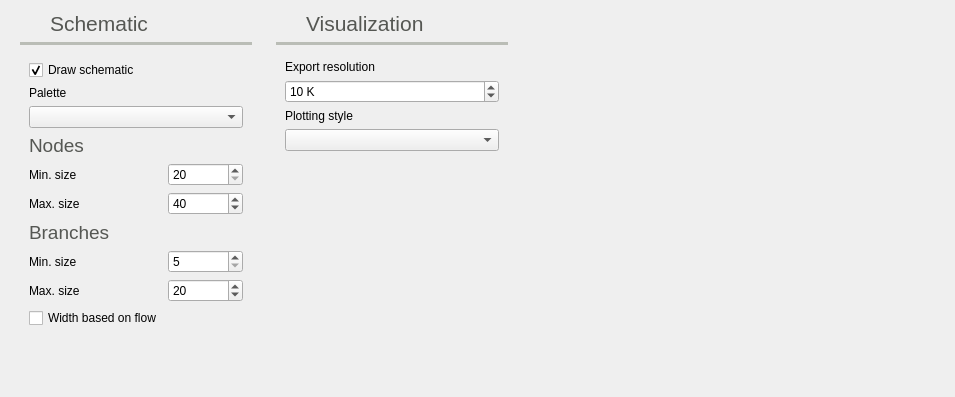
          <widget class="QWidget" name="tab_10">
           <attribute name="icon">
            <iconset resource="icons.qrc">
             <normaloff>:/Icons/icons/color_grid.svg</normaloff>:/Icons/icons/color_grid.svg</iconset>
           </attribute>
           <attribute name="title">
            <string>Viz</string>
           </attribute>
           <attribute name="toolTip">
            <string>Visualization related settings</string>
           </attribute>
           <layout class="QHBoxLayout" name="horizontalLayout_18">
            <item>
             <widget class="QFrame" name="frame_46">
              <property name="minimumSize">
               <size>
                <width>250</width>
                <height>0</height>
               </size>
              </property>
              <property name="frameShape">
               <enum>QFrame::NoFrame</enum>
              </property>
              <property name="frameShadow">
               <enum>QFrame::Raised</enum>
              </property>
              <layout class="QVBoxLayout" name="verticalLayout_31">
               <property name="topMargin">
                <number>0</number>
               </property>
               <item>
                <widget class="QFrame" name="frame_57">
                 <property name="frameShape">
                  <enum>QFrame::NoFrame</enum>
                 </property>
                 <property name="frameShadow">
                  <enum>QFrame::Raised</enum>
                 </property>
                 <layout class="QHBoxLayout" name="horizontalLayout_31">
                  <property name="leftMargin">
                   <number>0</number>
                  </property>
                  <property name="topMargin">
                   <number>0</number>
                  </property>
                  <property name="rightMargin">
                   <number>0</number>
                  </property>
                  <property name="bottomMargin">
                   <number>0</number>
                  </property>
                  <item>
                   <widget class="QLabel" name="label_76">
                    <property name="minimumSize">
                     <size>
                      <width>24</width>
                      <height>24</height>
                     </size>
                    </property>
                    <property name="maximumSize">
                     <size>
                      <width>24</width>
                      <height>24</height>
                     </size>
                    </property>
                    <property name="text">
                     <string/>
                    </property>
                    <property name="pixmap">
                     <pixmap resource="icons.qrc">:/Icons/icons/color_grid.svg</pixmap>
                    </property>
                    <property name="scaledContents">
                     <bool>true</bool>
                    </property>
                   </widget>
                  </item>
                  <item>
                   <widget class="QLabel" name="label_49">
                    <property name="palette">
                     <palette>
                      <active>
                       <colorrole role="WindowText">
                        <brush brushstyle="SolidPattern">
                         <color alpha="255">
                          <red>85</red>
                          <green>87</green>
                          <blue>83</blue>
                         </color>
                        </brush>
                       </colorrole>
                      </active>
                      <inactive>
                       <colorrole role="WindowText">
                        <brush brushstyle="SolidPattern">
                         <color alpha="255">
                          <red>85</red>
                          <green>87</green>
                          <blue>83</blue>
                         </color>
                        </brush>
                       </colorrole>
                      </inactive>
                      <disabled>
                       <colorrole role="WindowText">
                        <brush brushstyle="SolidPattern">
                         <color alpha="255">
                          <red>190</red>
                          <green>190</green>
                          <blue>190</blue>
                         </color>
                        </brush>
                       </colorrole>
                      </disabled>
                     </palette>
                    </property>
                    <property name="font">
                     <font>
                      <pointsize>16</pointsize>
                     </font>
                    </property>
                    <property name="text">
                     <string>Schematic</string>
                    </property>
                    <property name="alignment">
                     <set>Qt::AlignBottom|Qt::AlignLeading|Qt::AlignLeft</set>
                    </property>
                   </widget>
                  </item>
                 </layout>
                </widget>
               </item>
               <item>
                <widget class="Line" name="line_9">
                 <property name="palette">
                  <palette>
                   <active>
                    <colorrole role="WindowText">
                     <brush brushstyle="SolidPattern">
                      <color alpha="255">
                       <red>186</red>
                       <green>189</green>
                       <blue>182</blue>
                      </color>
                     </brush>
                    </colorrole>
                   </active>
                   <inactive>
                    <colorrole role="WindowText">
                     <brush brushstyle="SolidPattern">
                      <color alpha="255">
                       <red>186</red>
                       <green>189</green>
                       <blue>182</blue>
                      </color>
                     </brush>
                    </colorrole>
                   </inactive>
                   <disabled>
                    <colorrole role="WindowText">
                     <brush brushstyle="SolidPattern">
                      <color alpha="255">
                       <red>190</red>
                       <green>190</green>
                       <blue>190</blue>
                      </color>
                     </brush>
                    </colorrole>
                   </disabled>
                  </palette>
                 </property>
                 <property name="frameShadow">
                  <enum>QFrame::Plain</enum>
                 </property>
                 <property name="lineWidth">
                  <number>4</number>
                 </property>
                 <property name="orientation">
                  <enum>Qt::Horizontal</enum>
                 </property>
                </widget>
               </item>
               <item>
                <widget class="QFrame" name="frame_58">
                 <property name="frameShape">
                  <enum>QFrame::NoFrame</enum>
                 </property>
                 <property name="frameShadow">
                  <enum>QFrame::Raised</enum>
                 </property>
                 <layout class="QGridLayout" name="gridLayout">
                  <item row="10" column="1">
                   <widget class="QSpinBox" name="max_branch_size_spinBox">
                    <property name="minimum">
                     <number>5</number>
                    </property>
                    <property name="maximum">
                     <number>10000</number>
                    </property>
                    <property name="value">
                     <number>20</number>
                    </property>
                   </widget>
                  </item>
                  <item row="4" column="0">
                   <widget class="QLabel" name="label_56">
                    <property name="palette">
                     <palette>
                      <active>
                       <colorrole role="WindowText">
                        <brush brushstyle="SolidPattern">
                         <color alpha="255">
                          <red>85</red>
                          <green>87</green>
                          <blue>83</blue>
                         </color>
                        </brush>
                       </colorrole>
                      </active>
                      <inactive>
                       <colorrole role="WindowText">
                        <brush brushstyle="SolidPattern">
                         <color alpha="255">
                          <red>85</red>
                          <green>87</green>
                          <blue>83</blue>
                         </color>
                        </brush>
                       </colorrole>
                      </inactive>
                      <disabled>
                       <colorrole role="WindowText">
                        <brush brushstyle="SolidPattern">
                         <color alpha="255">
                          <red>190</red>
                          <green>190</green>
                          <blue>190</blue>
                         </color>
                        </brush>
                       </colorrole>
                      </disabled>
                     </palette>
                    </property>
                    <property name="font">
                     <font>
                      <pointsize>14</pointsize>
                     </font>
                    </property>
                    <property name="text">
                     <string>Nodes</string>
                    </property>
                    <property name="alignment">
                     <set>Qt::AlignBottom|Qt::AlignLeading|Qt::AlignLeft</set>
                    </property>
                   </widget>
                  </item>
                  <item row="5" column="1">
                   <widget class="QSpinBox" name="min_node_size_spinBox">
                    <property name="minimum">
                     <number>20</number>
                    </property>
                    <property name="maximum">
                     <number>10000</number>
                    </property>
                   </widget>
                  </item>
                  <item row="2" column="0" colspan="2">
                   <widget class="QComboBox" name="palette_comboBox"/>
                  </item>
                  <item row="10" column="0">
                   <widget class="QLabel" name="label_15">
                    <property name="text">
                     <string>Max. size</string>
                    </property>
                   </widget>
                  </item>
                  <item row="9" column="0">
                   <widget class="QLabel" name="label_14">
                    <property name="text">
                     <string>Min. size</string>
                    </property>
                   </widget>
                  </item>
                  <item row="1" column="0">
                   <widget class="QLabel" name="label_43">
                    <property name="text">
                     <string>Palette</string>
                    </property>
                   </widget>
                  </item>
                  <item row="6" column="1">
                   <widget class="QSpinBox" name="max_node_size_spinBox">
                    <property name="minimum">
                     <number>20</number>
                    </property>
                    <property name="maximum">
                     <number>10000</number>
                    </property>
                    <property name="value">
                     <number>40</number>
                    </property>
                   </widget>
                  </item>
                  <item row="0" column="0">
                   <widget class="QCheckBox" name="draw_schematic_checkBox">
                    <property name="toolTip">
                     <string>Draw the schematic. You may disable it for very large grids where the drawing takes time.</string>
                    </property>
                    <property name="text">
                     <string>Draw schematic</string>
                    </property>
                    <property name="checked">
                     <bool>true</bool>
                    </property>
                   </widget>
                  </item>
                  <item row="5" column="0">
                   <widget class="QLabel" name="label">
                    <property name="text">
                     <string>Min. size</string>
                    </property>
                   </widget>
                  </item>
                  <item row="7" column="0">
                   <widget class="QLabel" name="label_54">
                    <property name="palette">
                     <palette>
                      <active>
                       <colorrole role="WindowText">
                        <brush brushstyle="SolidPattern">
                         <color alpha="255">
                          <red>85</red>
                          <green>87</green>
                          <blue>83</blue>
                         </color>
                        </brush>
                       </colorrole>
                      </active>
                      <inactive>
                       <colorrole role="WindowText">
                        <brush brushstyle="SolidPattern">
                         <color alpha="255">
                          <red>85</red>
                          <green>87</green>
                          <blue>83</blue>
                         </color>
                        </brush>
                       </colorrole>
                      </inactive>
                      <disabled>
                       <colorrole role="WindowText">
                        <brush brushstyle="SolidPattern">
                         <color alpha="255">
                          <red>190</red>
                          <green>190</green>
                          <blue>190</blue>
                         </color>
                        </brush>
                       </colorrole>
                      </disabled>
                     </palette>
                    </property>
                    <property name="font">
                     <font>
                      <pointsize>14</pointsize>
                     </font>
                    </property>
                    <property name="text">
                     <string>Branches</string>
                    </property>
                    <property name="alignment">
                     <set>Qt::AlignBottom|Qt::AlignLeading|Qt::AlignLeft</set>
                    </property>
                   </widget>
                  </item>
                  <item row="9" column="1">
                   <widget class="QSpinBox" name="min_branch_size_spinBox">
                    <property name="minimum">
                     <number>5</number>
                    </property>
                    <property name="maximum">
                     <number>10000</number>
                    </property>
                   </widget>
                  </item>
                  <item row="6" column="0">
                   <widget class="QLabel" name="label_9">
                    <property name="text">
                     <string>Max. size</string>
                    </property>
                   </widget>
                  </item>
                  <item row="11" column="0">
                   <widget class="QCheckBox" name="branch_width_based_on_flow_checkBox">
                    <property name="text">
                     <string>Width based on flow</string>
                    </property>
                    <property name="checked">
                     <bool>false</bool>
                    </property>
                   </widget>
                  </item>
                 </layout>
                </widget>
               </item>
               <item>
                <spacer name="verticalSpacer_4">
                 <property name="orientation">
                  <enum>Qt::Vertical</enum>
                 </property>
                 <property name="sizeHint" stdset="0">
                  <size>
                   <width>20</width>
                   <height>40</height>
                  </size>
                 </property>
                </spacer>
               </item>
              </layout>
             </widget>
            </item>
            <item>
             <widget class="QFrame" name="frame_3">
              <property name="minimumSize">
               <size>
                <width>250</width>
                <height>0</height>
               </size>
              </property>
              <property name="frameShape">
               <enum>QFrame::NoFrame</enum>
              </property>
              <property name="frameShadow">
               <enum>QFrame::Raised</enum>
              </property>
              <layout class="QVBoxLayout" name="verticalLayout_7">
               <property name="topMargin">
                <number>0</number>
               </property>
               <item>
                <widget class="QFrame" name="frame_37">
                 <property name="frameShape">
                  <enum>QFrame::NoFrame</enum>
                 </property>
                 <property name="frameShadow">
                  <enum>QFrame::Raised</enum>
                 </property>
                 <layout class="QHBoxLayout" name="horizontalLayout_11">
                  <property name="leftMargin">
                   <number>0</number>
                  </property>
                  <property name="topMargin">
                   <number>0</number>
                  </property>
                  <property name="rightMargin">
                   <number>0</number>
                  </property>
                  <property name="bottomMargin">
                   <number>0</number>
                  </property>
                  <item>
                   <widget class="QLabel" name="label_66">
                    <property name="minimumSize">
                     <size>
                      <width>24</width>
                      <height>24</height>
                     </size>
                    </property>
                    <property name="maximumSize">
                     <size>
                      <width>24</width>
                      <height>24</height>
                     </size>
                    </property>
                    <property name="text">
                     <string/>
                    </property>
                    <property name="pixmap">
                     <pixmap resource="icons.qrc">:/Icons/icons/resize.svg</pixmap>
                    </property>
                    <property name="scaledContents">
                     <bool>true</bool>
                    </property>
                   </widget>
                  </item>
                  <item>
                   <widget class="QLabel" name="label_45">
                    <property name="palette">
                     <palette>
                      <active>
                       <colorrole role="WindowText">
                        <brush brushstyle="SolidPattern">
                         <color alpha="255">
                          <red>85</red>
                          <green>87</green>
                          <blue>83</blue>
                         </color>
                        </brush>
                       </colorrole>
                      </active>
                      <inactive>
                       <colorrole role="WindowText">
                        <brush brushstyle="SolidPattern">
                         <color alpha="255">
                          <red>85</red>
                          <green>87</green>
                          <blue>83</blue>
                         </color>
                        </brush>
                       </colorrole>
                      </inactive>
                      <disabled>
                       <colorrole role="WindowText">
                        <brush brushstyle="SolidPattern">
                         <color alpha="255">
                          <red>190</red>
                          <green>190</green>
                          <blue>190</blue>
                         </color>
                        </brush>
                       </colorrole>
                      </disabled>
                     </palette>
                    </property>
                    <property name="font">
                     <font>
                      <pointsize>16</pointsize>
                     </font>
                    </property>
                    <property name="text">
                     <string>Visualization</string>
                    </property>
                    <property name="alignment">
                     <set>Qt::AlignBottom|Qt::AlignLeading|Qt::AlignLeft</set>
                    </property>
                   </widget>
                  </item>
                 </layout>
                </widget>
               </item>
               <item>
                <widget class="Line" name="line_6">
                 <property name="palette">
                  <palette>
                   <active>
                    <colorrole role="WindowText">
                     <brush brushstyle="SolidPattern">
                      <color alpha="255">
                       <red>186</red>
                       <green>189</green>
                       <blue>182</blue>
                      </color>
                     </brush>
                    </colorrole>
                   </active>
                   <inactive>
                    <colorrole role="WindowText">
                     <brush brushstyle="SolidPattern">
                      <color alpha="255">
                       <red>186</red>
                       <green>189</green>
                       <blue>182</blue>
                      </color>
                     </brush>
                    </colorrole>
                   </inactive>
                   <disabled>
                    <colorrole role="WindowText">
                     <brush brushstyle="SolidPattern">
                      <color alpha="255">
                       <red>190</red>
                       <green>190</green>
                       <blue>190</blue>
                      </color>
                     </brush>
                    </colorrole>
                   </disabled>
                  </palette>
                 </property>
                 <property name="frameShadow">
                  <enum>QFrame::Plain</enum>
                 </property>
                 <property name="lineWidth">
                  <number>4</number>
                 </property>
                 <property name="orientation">
                  <enum>Qt::Horizontal</enum>
                 </property>
                </widget>
               </item>
               <item>
                <widget class="QFrame" name="frame_24">
                 <property name="frameShape">
                  <enum>QFrame::NoFrame</enum>
                 </property>
                 <property name="frameShadow">
                  <enum>QFrame::Raised</enum>
                 </property>
                 <layout class="QVBoxLayout" name="verticalLayout_16">
                  <item>
                   <widget class="QLabel" name="label_32">
                    <property name="text">
                     <string>Export resolution</string>
                    </property>
                   </widget>
                  </item>
                  <item>
                   <widget class="QSpinBox" name="resolution_factor_spinBox">
                    <property name="toolTip">
                     <string>&lt;html&gt;&lt;head/&gt;&lt;body&gt;&lt;p&gt;Resolution factor.&lt;/p&gt;&lt;p&gt;1K = 1920 x 1080 pixels&lt;/p&gt;&lt;/body&gt;&lt;/html&gt;</string>
                    </property>
                    <property name="suffix">
                     <string> K</string>
                    </property>
                    <property name="minimum">
                     <number>1</number>
                    </property>
                    <property name="maximum">
                     <number>100</number>
                    </property>
                    <property name="value">
                     <number>10</number>
                    </property>
                   </widget>
                  </item>
                  <item>
                   <widget class="QLabel" name="label_38">
                    <property name="text">
                     <string>Plotting style</string>
                    </property>
                   </widget>
                  </item>
                  <item>
                   <widget class="QComboBox" name="plt_style_comboBox">
                    <property name="toolTip">
                     <string>MatPlotlib plot styles to choose from</string>
                    </property>
                   </widget>
                  </item>
                 </layout>
                </widget>
               </item>
               <item>
                <spacer name="verticalSpacer">
                 <property name="orientation">
                  <enum>Qt::Vertical</enum>
                 </property>
                 <property name="sizeHint" stdset="0">
                  <size>
                   <width>20</width>
                   <height>40</height>
                  </size>
                 </property>
                </spacer>
               </item>
              </layout>
             </widget>
            </item>
            <item>
             <spacer name="horizontalSpacer_15">
              <property name="orientation">
               <enum>Qt::Horizontal</enum>
              </property>
              <property name="sizeHint" stdset="0">
               <size>
                <width>427</width>
                <height>20</height>
               </size>
              </property>
             </spacer>
            </item>
           </layout>
          </widget>
